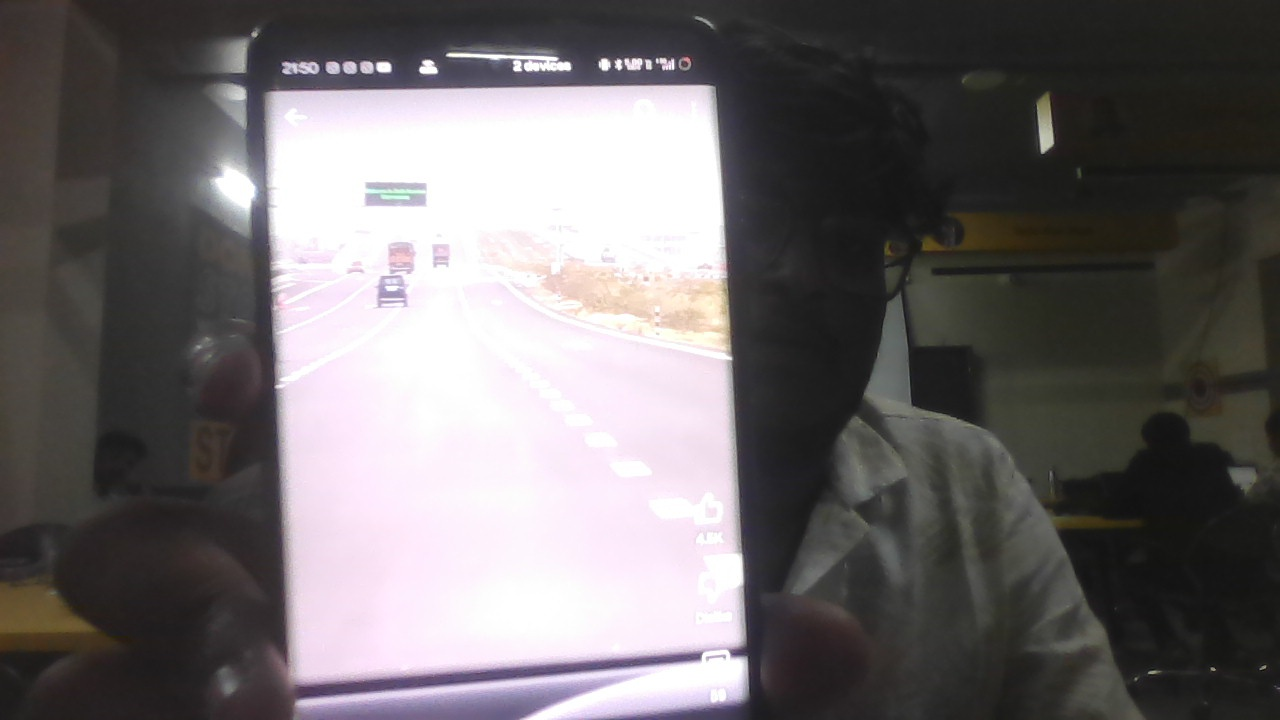
#> input picture data/incidents/incident_20250906_215013_250/frames/frame_0000.jpg, 1280 x 720 px
$ python -i display.py   (imports and definitions only)
#> lines starting #> are read from the running program, lines starting #| are printed output that depends on the picture; after the words box and inside, x2 and y2 are one past the last pixel; in counts of white or black regions, pixels touching at a corner belong together
### src/config.py
# Project configuration
import os

DEBUG = True
LOG_LEVEL = "INFO"

# Path helpers
def model_path(model_name):
    """Return the absolute path to a model file."""
    return os.path.join(os.path.dirname(os.path.dirname(os.path.abspath(__file__))), "models", model_name)

# Video settings
VIDEO_WIDTH = 1280
VIDEO_HEIGHT = 720
FPS = 30
WEBCAM_ID = 0  # Default webcam ID, usually 0 for built-in webcam

# Storage settings
DATA_DIR = "data"
MAX_STORAGE_GB = 10  # Maximum storage in GB for circular buffer
INCIDENT_RETENTION_DAYS = 30  # How long to keep incident data before auto-deletion

# Detection settings
DETECTION_MODEL = model_path("yolov8n.pt")  # Lightweight YOLOv8 nano model
DETECTION_CONFIDENCE = 0.4
DETECTION_CLASSES = ["car", "person", "traffic light"]  # Only detect these classes
DETECTION_FREQUENCY = 5  # Run detection every N frames to save resources

# Lane detection settings
LANE_DETECTION_MODEL = model_path("ultralytics/yolov8n-seg.pt")  # YOLOv8 segmentation model for lanes
LANE_CONFIDENCE = 0.3
USE_CV_FALLBACK = True  # Use classical CV for lane detection if model fails

# Risk assessment settings
TTC_THRESHOLD_CRITICAL = 2.0  # Time to collision threshold in seconds for critical alert (increased for earlier warning)
TTC_THRESHOLD_WARNING = 4.0  # Time to collision threshold in seconds for warning (increased for earlier warning)
FOLLOWING_DISTANCE_CRITICAL = 1.2  # Following distance threshold in seconds for critical alert (increased)
FOLLOWING_DISTANCE_WARNING = 2.5  # Following distance threshold in seconds for warning (increased)
LANE_DEPARTURE_THRESHOLD = 0.7  # Lane departure threshold (0-1) for alert (lowered for earlier warning)

# Risk assessment filtering
RISK_COOLDOWN_SECONDS = 3.0  # Minimum time between repeated alerts of the same type
RISK_PERSISTENCE_THRESHOLD = 2  # Number of consecutive frames a risk must be present to trigger alert
RISK_VELOCITY_THRESHOLD = 0.5  # Minimum velocity (pixels/frame) for collision risk consideration

# Privacy settings
ANONYMIZE_FACES = True
ANONYMIZE_PLATES = True
FACE_DETECTION_MODEL = model_path("ultralytics/yolov8n-face.pt")  # YOLOv8 nano model fine-tuned for face detection
PLATE_DETECTION_MODEL = model_path("ultralytics/yolov8n-plate.pt")  # YOLOv8 nano model fine-tuned for license plate detection
#> further down, picture is the input picture: shape (720, 1280, 3); mean B, G, R 107.8, 106.5, 110.7

# UI settings
DISPLAY_DETECTION_BOXES = True
DISPLAY_RISK_METRICS = True
DISPLAY_LANE_OVERLAY = True
DISPLAY_ALERTS = True
ALERT_DISPLAY_TIME = 3  # Seconds to display alert

### src/ui/speech_alert.py
"""
Provides text-to-speech capability for dashcam alerts with optimized performance
"""

import logging
import threading
import time
import platform
import subprocess
import queue
import concurrent.futures
import os

logger = logging.getLogger(__name__)

class SpeechAlertSystem:
    """
    Handles text-to-speech alerts for the dashcam with minimal latency
    """

    def __init__(self):
        """Initialize the speech alert system with performance optimizations."""
        self.active = True
        self.alert_queue = queue.Queue()  # Thread-safe queue for alerts
        self.last_alert_time = 0
        self.last_alert_type = None
        self.alert_cooldown = 3  # Seconds between spoken alerts
        self.critical_cooldown = 1.5  # Shorter cooldown for critical alerts
        self.alert_type_cooldown = 8  # Longer cooldown between alerts of the same type

        # Create a thread pool for handling speech synthesis
        self.executor = concurrent.futures.ThreadPoolExecutor(max_workers=2)

        # Create an event to signal when speech is completed
        self.speech_completed = threading.Event()
        self.speech_completed.set()  # Initially set to true (no speech in progress)

        # Create a cache for pre-synthesized common alerts
        self.speech_cache = {}

        # Start alert worker thread
        self.alert_thread = threading.Thread(target=self._alert_worker, daemon=True)
        self.alert_thread.start()

        # Pre-cache common alert messages in the background
        self.executor.submit(self._precache_common_alerts)

        logger.info("Enhanced speech alert system initialized")

    def _precache_common_alerts(self):
        """Pre-cache common alert messages to reduce latency."""
        common_alerts = [
            "BRAKE NOW! Vehicle ahead",
            "Caution: Vehicle ahead",
            "Car changing to left lane",
            "Car changing to right lane",
            "CAUTION: Large pothole ahead",
            "Pothole detected",
            "Multiple potholes ahead",
            "CAUTION: Road crack ahead"
        ]

        # Only use caching on Windows where we can use the more efficient method
        if platform.system() == 'Windows':
            for msg in common_alerts:
                try:
                    self._prepare_windows_speech(msg)
                    time.sleep(0.1)  # Small delay to avoid system overload
                except Exception as e:
                    logger.error(f"Error pre-caching alert: {e}")

    # [107 lines left out: functions _prepare_windows_speech, speak, _do_speak, add_alert, not called in this run]

    def _alert_worker(self):
        """Background thread to process and speak alerts with improved latency."""
        while self.active:
            current_time = time.time()

            if self.alert_queue.empty():
                # No alerts to process
                time.sleep(0.05)  # Shorter sleep time for better responsiveness
                continue

            try:
                # Get the highest priority alert (lowest priority number)
                priority, alert = self.alert_queue.get_nowait()

                # Determine applicable cooldown based on alert type and criticality
                applicable_cooldown = self.critical_cooldown if alert.is_critical else self.alert_cooldown

                # Check if enough time has passed since the last alert of any type
                if current_time - self.last_alert_time >= applicable_cooldown:
                    # Get risk type from alert
                    risk_type = alert.risk.risk_type if hasattr(alert.risk, 'risk_type') else 'unknown'

                    # Check if this is the same type of alert as the previous one
                    if self.last_alert_type == risk_type and \
                       current_time - self.last_alert_time < self.alert_type_cooldown:
                        # Skip this alert if we've recently announced this type
                        continue

                    # Prepare speech text - shorter and more direct
                    if alert.is_critical:
                        # Critical alerts should be very direct and actionable
                        speech_text = f"{alert.message}"
                    else:
                        # Warning alerts should be informative
                        speech_text = f"{alert.message}"

                    # Speak the alert with pre-caching when possible
                    self.speak(speech_text)
                    self.last_alert_time = time.time()
                    self.last_alert_type = risk_type

            except queue.Empty:
                pass

            # Sleep briefly to avoid consuming CPU
            time.sleep(0.05)  # Shorter sleep time for better responsiveness

    # [6 lines left out: function shutdown, not called in this run]

### src/ui/display.py
import cv2
import numpy as np
import logging
import time
from datetime import datetime

import config
from src.ui.speech_alert import SpeechAlertSystem

logger = logging.getLogger(__name__)

class DashcamDisplay:
    """
    Handles the visual display of the dashcam feed with overlays.
    """

    def __init__(self, window_name="AI Dashcam"):
        """
        Initialize the dashcam display.

        Args:
            window_name: Name of the display window
        """
        self.window_name = window_name
        self.display_detection_boxes = config.DISPLAY_DETECTION_BOXES
        self.display_risk_metrics = config.DISPLAY_RISK_METRICS
        self.display_lane_overlay = config.DISPLAY_LANE_OVERLAY
        self.display_alerts = config.DISPLAY_ALERTS
        self.alert_display_time = config.ALERT_DISPLAY_TIME

        self.current_alerts = []  # List of (alert, timestamp) tuples

        # Initialize speech alert system
        self.speech_alert = SpeechAlertSystem()

        # Colors for different object classes (BGR format)
        self.colors = {
            'car': (0, 255, 0),       # Green
            'truck': (0, 255, 0),     # Green
            'bus': (0, 255, 0),       # Green
            'motorcycle': (0, 255, 0), # Green
            'bicycle': (0, 255, 0),   # Green
            'person': (0, 255, 0),    # Green (changed from red)
            'traffic light': (0, 165, 255),  # Orange
            'default': (0, 255, 0)    # Green (default color for all objects)
        }

        # Risk colors
        self.risk_color = (0, 0, 255)  # Red for high risk objects

        # Create window
        cv2.namedWindow(self.window_name, cv2.WINDOW_NORMAL)
        cv2.resizeWindow(self.window_name, 1280, 720)

        logger.info("Display initialized")

    def update(self, frame, detections=None, tracking=None, lanes=None, risks=None, alerts=None):
        """
        Update the display with a new frame and overlays.

        Args:
            frame: Image frame
            detections: List of Detection objects
            tracking: List of TrackedObject objects
            lanes: List of Lane objects
            risks: List of Risk objects
            alerts: List of Alert objects
        """
        if frame is None:
            return

        # Create a copy of the frame for drawing
        display_frame = frame.copy()

        # Draw lane overlays
        if self.display_lane_overlay and lanes:
            display_frame = self._draw_lanes(display_frame, lanes)

        # Draw detection boxes
        if self.display_detection_boxes and tracking:
            display_frame = self._draw_tracking(display_frame, tracking, risks)

        # Draw risk metrics
        if self.display_risk_metrics and risks:
            display_frame = self._draw_risk_metrics(display_frame, risks)

        # Update and draw alerts
        if self.display_alerts:
            if alerts:
                # Sort alerts by priority (critical first)
                sorted_alerts = sorted(alerts, key=lambda a: 0 if a.is_critical else 1)

                # Process the most critical alerts immediately
                for alert in sorted_alerts:
                    if alert.is_critical:
                        # Send critical alerts to speech system with high priority
                        self.speech_alert.add_alert(alert)

                    # Add to current alerts for display
                    self.current_alerts.append((alert, time.time()))

                # Process non-critical alerts after critical ones
                for alert in sorted_alerts:
                    if not alert.is_critical:
                        # Send warning alerts to speech system with normal priority
                        self.speech_alert.add_alert(alert)

            display_frame = self._draw_alerts(display_frame)

        # Draw status info
        display_frame = self._draw_status(display_frame)

        # Show the frame
        cv2.imshow(self.window_name, display_frame)

    # [97 lines left out: functions _draw_tracking, _draw_lanes, _draw_risk_metrics, not called in this run]

    def _draw_alerts(self, frame):
        """
        Draw active alerts with enhanced visibility for drivers.

        Args:
            frame: Image frame

        Returns:
            Frame with alerts
        """
        height, width = frame.shape[:2]
#> height = 720; width = 1280
        current_time = time.time()

        # Filter out expired alerts
        self.current_alerts = [(alert, timestamp) for alert, timestamp in self.current_alerts
                              if current_time - timestamp < self.alert_display_time]

        if not self.current_alerts:
            return frame

        # Create more prominent alert box in the center top of the frame
        overlay = frame.copy()

        # Draw critical alerts more prominently than warnings
        critical_alerts = [(a, t) for a, t in self.current_alerts if a.is_critical]
        warning_alerts = [(a, t) for a, t in self.current_alerts if a.is_warning and not a.is_critical]

        # Handle critical alerts first - they get the most prominent display
        if critical_alerts:
            # Prominent red banner for critical alerts
            banner_height = 80
            cv2.rectangle(overlay, (0, 0), (width, banner_height), (0, 0, 220), -1)
            cv2.addWeighted(overlay, 0.8, frame, 0.2, 0, frame)

            # Show the most recent critical alert in large text
            alert, _ = critical_alerts[0]
            # Message in large text
            cv2.putText(frame, alert.message, (width//2 - 180, 50),
                       cv2.FONT_HERSHEY_SIMPLEX, 1.2, (255, 255, 255), 3, cv2.LINE_AA)

        # Handle warning alerts
        if warning_alerts and not critical_alerts:  # Only show if no critical alerts
            # Yellow/orange banner for warnings
            banner_height = 60
            cv2.rectangle(overlay, (0, 0), (width, banner_height), (0, 120, 255), -1)
            cv2.addWeighted(overlay, 0.7, frame, 0.3, 0, frame)

            # Show the most recent warning alert
            alert, _ = warning_alerts[0]
            cv2.putText(frame, alert.message, (width//2 - 150, 40),
                       cv2.FONT_HERSHEY_SIMPLEX, 1.0, (255, 255, 255), 2, cv2.LINE_AA)

        # For additional alerts beyond the first, show in a side panel
        if len(self.current_alerts) > 1:
            # Side panel for additional alerts
            panel_width = 300
            panel_height = min(len(self.current_alerts) * 30 + 20, 120)
            cv2.rectangle(overlay, (10, 100), (panel_width, 100 + panel_height), (0, 0, 0), -1)
            cv2.addWeighted(overlay, 0.6, frame, 0.4, 0, frame)

            # Show additional alerts in smaller text
            y_offset = 125
            for i, (alert, timestamp) in enumerate(self.current_alerts):
                if i == 0 and (critical_alerts or warning_alerts):
                    continue  # Skip the first alert if already shown in banner

                # Get color based on alert level
                if alert.is_critical:
                    color = (0, 0, 255)  # Red for critical
                elif alert.is_warning:
                    color = (0, 165, 255)  # Orange for warning
                else:
                    color = (255, 255, 255)  # White for info

                # Show abbreviated message
                short_msg = alert.message
                if len(short_msg) > 25:
                    short_msg = short_msg[:22] + "..."

                cv2.putText(frame, short_msg, (20, y_offset),
                           cv2.FONT_HERSHEY_SIMPLEX, 0.5, color, 1, cv2.LINE_AA)
                y_offset += 25

                if y_offset > 100 + panel_height - 10:
                    break  # Don't overflow the panel

        return frame

    def _draw_status(self, frame):
        """
        Draw status information.

        Args:
            frame: Image frame

        Returns:
            Frame with status information
        """
        height, width = frame.shape[:2]
#> height = 720; width = 1280

        # Draw timestamp
        timestamp = datetime.now().strftime("%Y-%m-%d %H:%M:%S")
        cv2.putText(frame, timestamp, (10, height - 10), cv2.FONT_HERSHEY_SIMPLEX, 0.5, (255, 255, 255), 1)

        # Draw "REC" indicator for recording
        cv2.circle(frame, (width - 20, 20), 10, (0, 0, 255), -1)
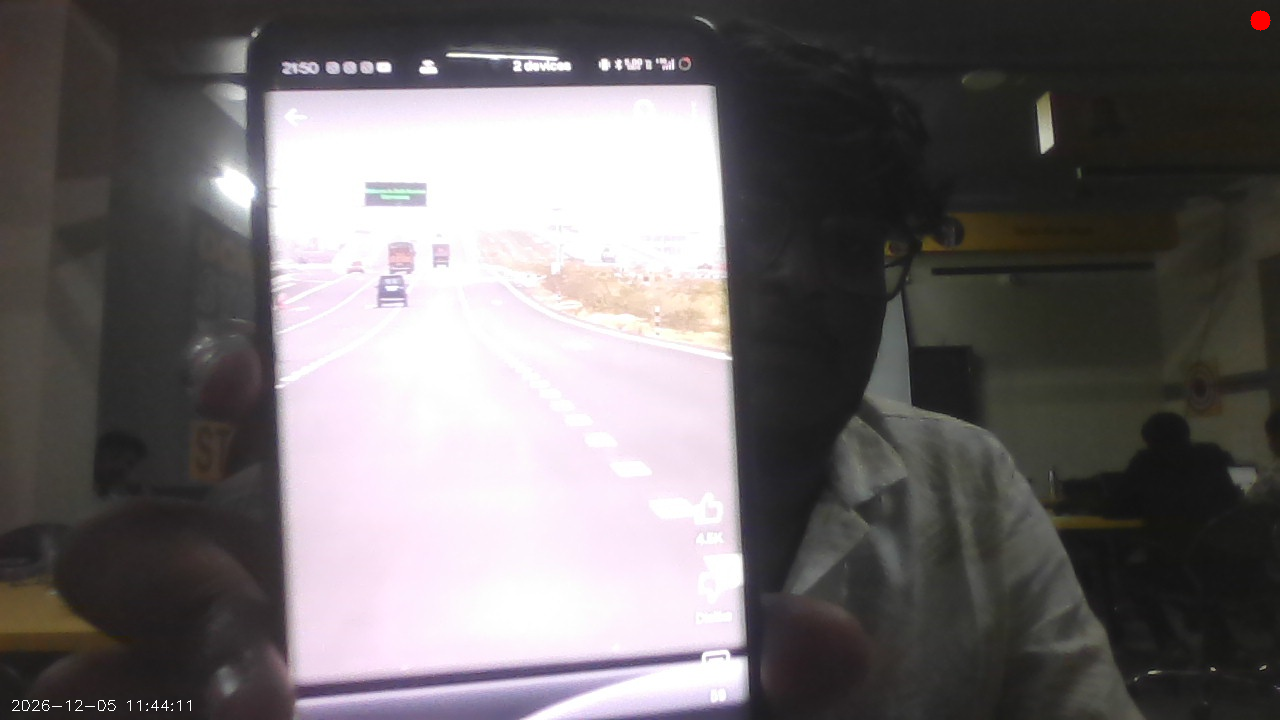
#> frame: shape (720, 1280, 3); mean B, G, R 107.9, 106.6, 110.9
        cv2.putText(frame, "REC", (width - 55, 25), cv2.FONT_HERSHEY_SIMPLEX, 0.5, (255, 255, 255), 2)
#> frame: shape (720, 1280, 3); 0.03% of pixels changed, all inside (x1, y1, x2, y2) = (1226, 14, 1256, 27)

        return frame

    # [4 lines left out: function close, not called in this run]

>>> import cv2
>>> picture = cv2.imread('../../data/incidents/incident_20250906_215013_250/frames/frame_0000.jpg')
>>> result = DashcamDisplay().update(picture)
